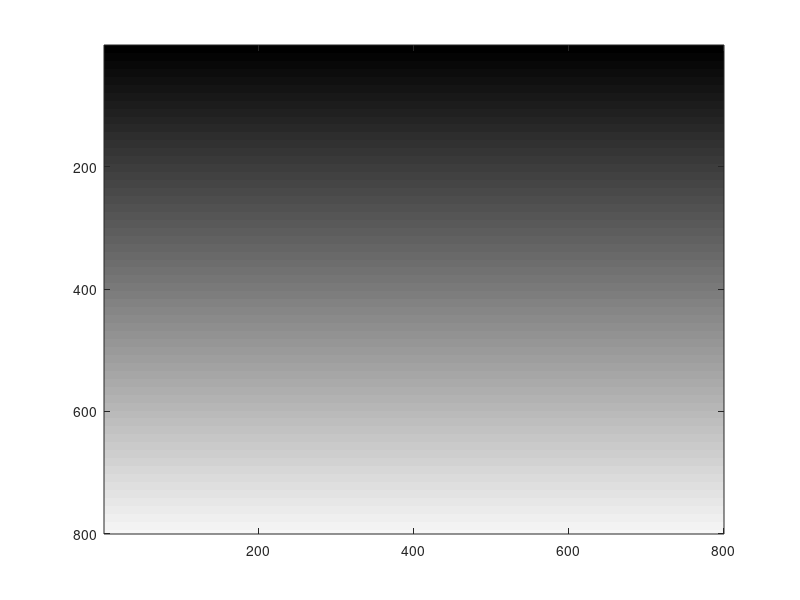

Write the MATLAB code that produced this figure. (Note: this script raises an error after producing the figure.)
%П1 СИНТЕЗИРУЕМ ИЗОБРАЖЕНИЕ
m=0;

for s = 1.0:1:800.0
   for R = 1.0:1:800.0
   X1(s,R)=uint8(m);
   end
   if(mod(s,13)==0)
m=m+1;
   end
 
end
m=image( X1 );
colormap( gray );
% конец П1 СИНТЕЗИРУЕМ ИЗОБРАЖЕНИЕ

% П2 НАКЛАДЫВАЕМ ШУМ
 R = imnoise2('exponential', 800, 800);
 Noize=double(X1).*R
 N=image( Noize );
colormap( gray );
 
%КОНЕЦ П2 
% П3 гистограмма изображения
U=figure; 
hist(Noize);
colormap( gray );
print(U,'-dpng','lab5')
 % конец П3 
 
 

% П4 Сентез объекта 1
Ob1=figure; 
m=0;

for s = 1.0:1:200.0
   for R = 1.0:1:200.0
   X2(s,R)=uint8(255);
   end
end


for A = 0.0:1:200.0
   for B = 0.0:1:200.0
   if(sqrt((A-100)^2+(B-100)^2)<=53)
       X2(A,B)=uint8(0);
   end
   end
end

for A = 0.0:1:200.0
   for B = 0.0:1:200.0
   if(sqrt((A-100)^2+(B-100)^2)<=50)
       X2(A,B)=uint8(255);
   end
   end
end
 

for A = 0.0:1:200.0
   for B = 0.0:1:200.0
   if(sqrt((A-100)^2+(B-100)^2)<=25)
       X2(A,B)=uint8(0);
   end
   end
 end

for A = 0.0:1:200.0
   for B = 0.0:1:200.0
   if(sqrt((A-100)^2+(B-100)^2)<=22)
       X2(A,B)=uint8(255);
   end
   end
 end

m=image( X2 );
colormap( gray );
print(Ob1,'-dpng','lab5p4')
 % конец П4  
 
 
%уменьшение в 2 раза П5
  Ob2=figure; 
  B = imresize(X2,1/2,'nearest');
  m1=image( B );
  colormap( gray );
  print(Ob2,'-dpng','lab5p5.1') 
  
  
  Ob3=figure; 
  B1 = imresize(X2,1/2,'bilinear');
  m2=image( B1 );
  colormap( gray );
  print(Ob3,'-dpng','lab5p5.2')
 % конец П5
  
   % синтез н. изобр. с шумом П6
  ob4=figure;
  m=0;
%фигура 1
for s = 1.0:1:800.0
   for R = 1.0:1:800.0
   X3(s,R)=uint8(m);
   end
   if(mod(s,13)==0)
m=m+1;
   end
 
end
R = imnoise2('exponential', 800, 800);
 Noize=double(X3).*R


for A = 0.0:1:800.0
   for B = 0.0:1:800.0
   if(sqrt((A-400)^2+(B-400)^2)<=53)
       Noize(A,B)=uint8(0);
   end
   end
end

for A = 0.0:1:800.0
   for B = 0.0:1:800.0
   if(sqrt((A-400)^2+(B-400)^2)<=50)
       Noize(A,B)=uint8(255);
   end
   end
end
 

for A = 0.0:1:800.0
   for B = 0.0:1:800.0
   if(sqrt((A-400)^2+(B-400)^2)<=25)
       Noize(A,B)=uint8(0);
   end
   end
end

for A = 0.0:1:800.0
   for B = 0.0:1:800.0
   if(sqrt((A-400)^2+(B-400)^2)<=23)
       Noize(A,B)=uint8(255);
   end
   end
end
%фигура 2(шестиугольник)
for A = 1.0:1:800.0
   for B = 1.0:1:800.0
  
      if ((A>=200-25*sqrt(3))&(A<=200+25*sqrt(3))&(A<=sqrt(3)*B/(1-sqrt(3))+200-250*sqrt(3)/(1-sqrt(3)))&(A<=(0-sqrt(3))*B/(1-sqrt(3))+200+150*sqrt(3)/(1-sqrt(3)))&(A>=(sqrt(3)*B)/(1-sqrt(3))+200-150*sqrt(3)/(1-sqrt(3)))&(A>=(0-sqrt(3)*B)/(1-sqrt(3))+200+250*sqrt(3)/(1-sqrt(3))))
          Noize(A,B)=uint8(0);
   end
   end 
   end 
 
for A = 0.0:1:800.0
   for B = 0.0:1:800.0
   if(sqrt((A-200)^2+(B-200)^2)<=30)
       Noize(A,B)=uint8(255);
   end
   end
end
%третья фигура
for A = 1.0:1:800.0
   for B = 1.0:1:800.0
  
      if ((A<=700)&(A>=600)&(B>=600)&(B<=700))
          Noize(A,B)=uint8(0);
   end
   end 
   end 

  N=image( Noize );
  colormap( gray );
 
 %конец  П6
  
%Пункт 7  
 ob5=figure;
  m=401.0;
  Perem=0;
Noize1=Noize;
Noize2=Noize;
for A = 401.0:1:800.0
    m=m-1;
   for B = 1.0:1:800.0
  Perem=Noize(A,B);
  Noize(A,B)=Noize(m,B);
  Noize(m,B)=Perem;
   end
   end
    

  N=image( Noize );
  colormap( gray );
  print(ob5,'-dpng','lab5p7')
  %Пункт 7 Конец   
 
 
 %Пункт 8  
 ob6=figure;
  m=401.0;
  Perem=0;

for A = 401.0:1:800.0
    m=m-1;
   for B = 1.0:1:800.0
  Perem=Noize1(B,A);
  Noize1(B,A)=Noize1(B,m);
  Noize1(B,m)=Perem;
   end
   end
    

  N=image( Noize1 );
  colormap( gray );
  print(ob6,'-dpng','lab5p8')
  %Пункт 8 Конец  
 

 % Пункт 9
 ob7=figure;
J = imrotate(Noize2,-45)
 N=image( J );
  colormap( gray );
  print(ob7,'-dpng','lab5p9')
% Пункт 9 конец
 
   % Пункт 10
 ob8=figure;
J = imrotate(Noize2,45)
 N=image( J );
  colormap( gray );
  print(ob8,'-dpng','lab5p10')
% Пункт 10 конец
 
 
 % Пункт 11
   ob9=figure;
  Background=imread('DIO.png');
    N=image( Background );
     
 %Конец 11
   % Пункт 12
   ob10=figure;
   b1=500;
 
    for A = 1.0:1:800.0
    for B = 1.0:1:800.0
  Background1(A,B)=Background(A, b1);
  b1=b1+1;
    end
     b1=500;
    end
   
    N=image( Background1 );
     colormap( gray );
 %Конец 12
  
   % Пункт 13
   ob11=figure;

 
    for A = 1.0:1:800.0
    for B = 1.0:1:800.0
  Background1(A,B)=Background1(A,B)/4;
 end
 end
    N=image( Background1 );
     Background2=Background1;
     colormap( gray );
  %Конец 13
  
  %Пункт 14
  ob12=figure; 
   %Обьект 1
  for A = 1.0:1:800.0
    for B = 1.0:1:800.0
   
       if ((A<=700)&(A>=600)&(B>=600)&(B<=700))
           Background1(A,B)=uint8(0);
    end
    end 
  end 
  
    
 %Обьект 2
 for A = 1.0:1:800.0
    for B = 1.0:1:800.0
   
       if ((A>=200-25*sqrt(3))&(A<=200+25*sqrt(3))&(A<=sqrt(3)*B/(1-sqrt(3))+200-250*sqrt(3)/(1-sqrt(3)))&(A<=(0-sqrt(3))*B/(1-sqrt(3))+200+150*sqrt(3)/(1-sqrt(3)))&(A>=(sqrt(3)*B)/(1-sqrt(3))+200-150*sqrt(3)/(1-sqrt(3)))&(A>=(0-sqrt(3)*B)/(1-sqrt(3))+200+250*sqrt(3)/(1-sqrt(3))))
           Background1(A,B)=uint8(0);
    end
    end 
    end 
  
 for A = 0.0:1:800.0
    for B = 0.0:1:800.0
    if(sqrt((A-200)^2+(B-200)^2)<=30)
        Background1(A,B)=uint8(255);
    end
    end
 end 
  
  
  
  
  
  R = imnoise2('exponential', 800, 800);
  Background1=double(Background1).*R
 
  
  N=image( Background1 );
 colormap( gray );
  print(ob11,'-dpng','lab5p14')
  %конец 14
  
  %Пункт 15
   
   
  ob13=figure; 
 Background11=imcomplement(Background1); 
imshow(Background11);
  %конец 15
 %16 п
 ob14=figure; 
    %Обьект 1
  for A = 1.0:1:800.0
    for B = 1.0:1:800.0
   
       if ((A<=700)&(A>=600)&(B>=600)&(B<=700))
           Background2(A,B)=uint8(0);
    end
    end 
  end 
  
  R = imnoise2('exponential', 800, 800);
  Background2=double(Background2).*R
 
  
  N=image( Background2 );
 colormap( gray );
  print(ob14,'-dpng','lab5p16') 
 %конец 16 
  

  %Пункт 17
   ob15=figure; 
   Z=imsubtract(Background1,Background2)
  
    
  N=image( Z );
 colormap( gray );
  print(ob15,'-dpng','lab5p17') 
  %17 конец
  
  
  
  
  
